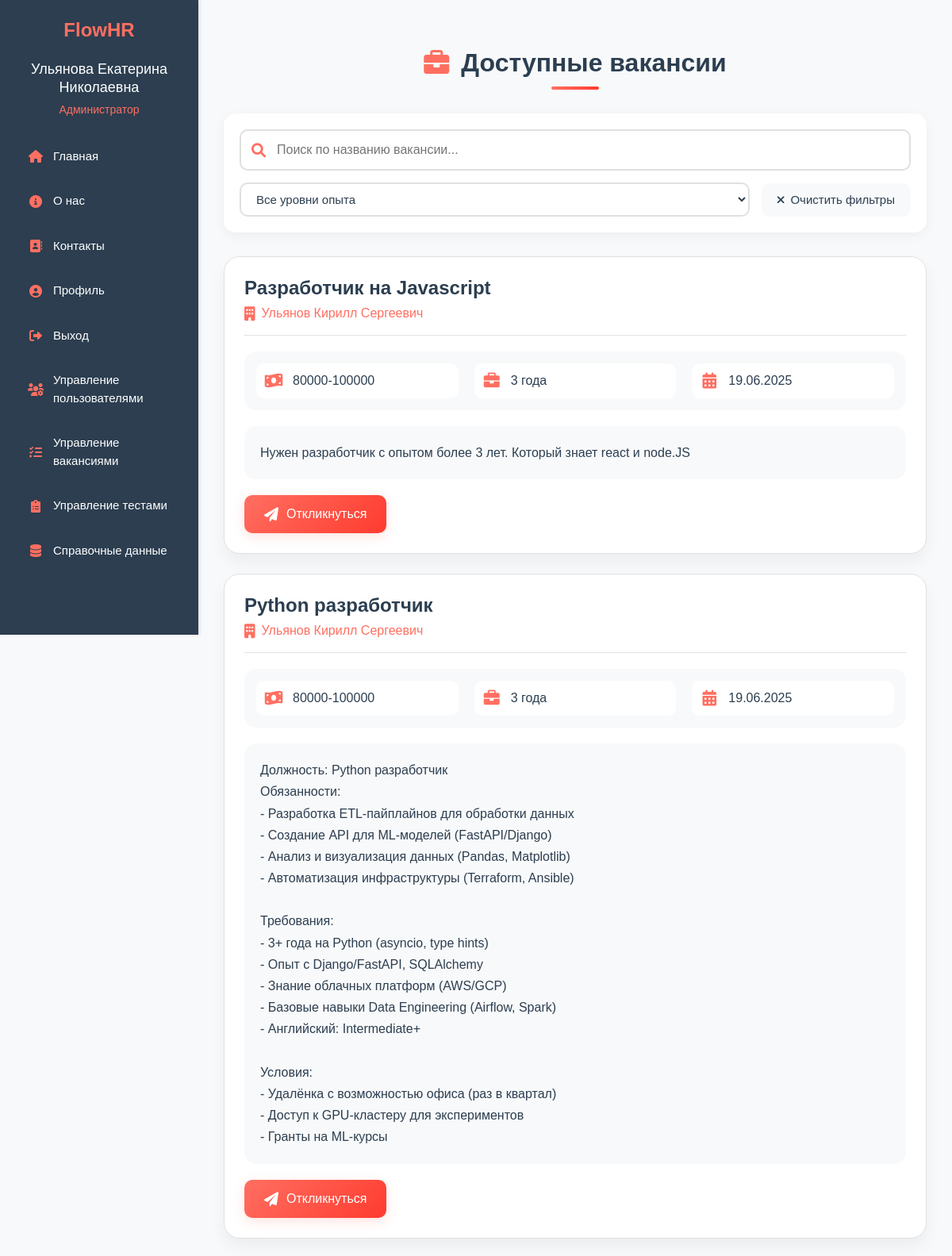
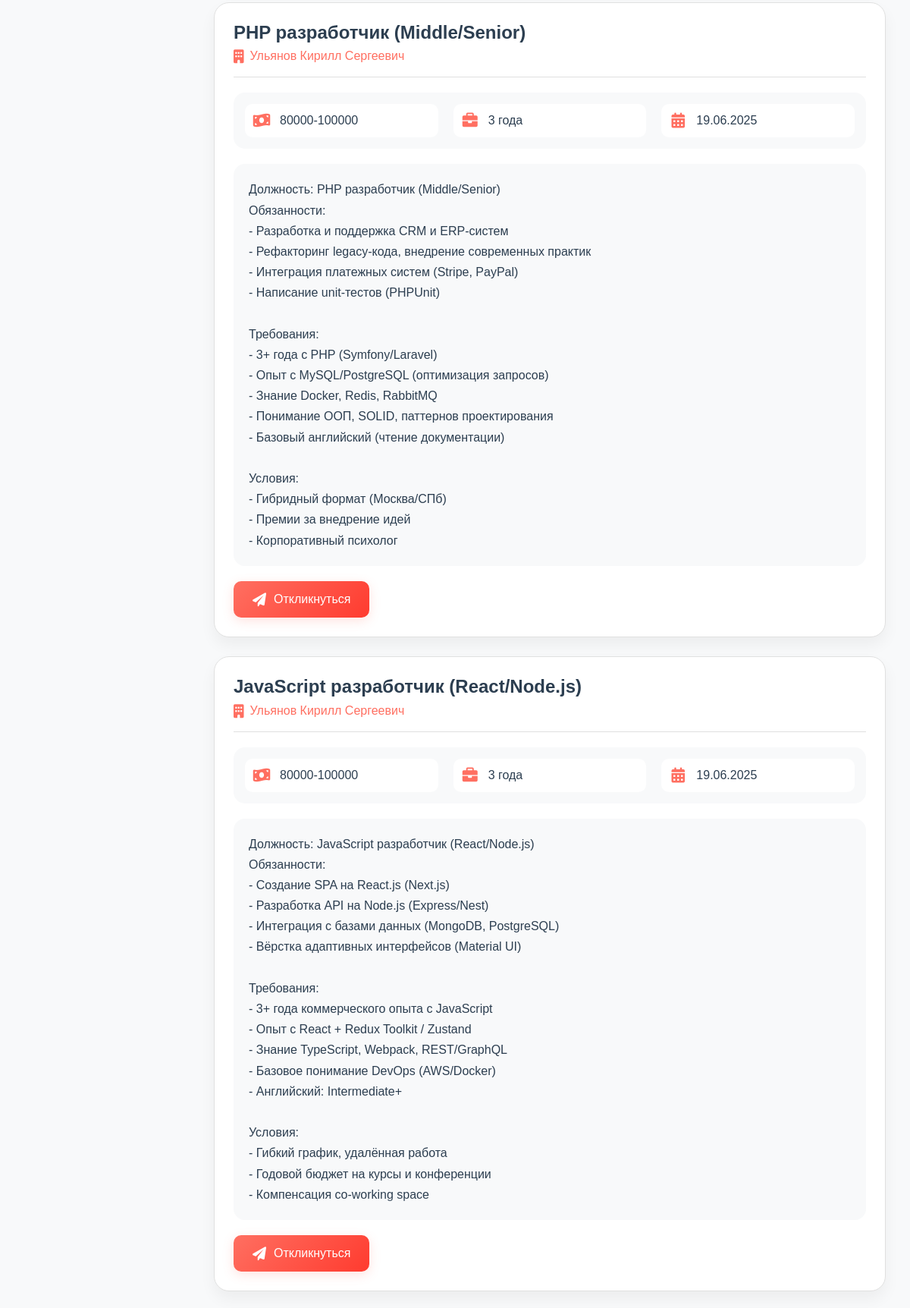
Page /public/jobs.php (signed in, upper part) on the committed database (2 pictures, top to bottom).
### tables this page shows
CREATE TABLE `jobs` (
  `id` int NOT NULL,
  `title` varchar(255) NOT NULL,
  `description` text NOT NULL,
  `hr_id` int NOT NULL,
  `status` enum('active','closed') DEFAULT 'active',
  `created_at` timestamp NULL DEFAULT CURRENT_TIMESTAMP,
  `experience_id` int NOT NULL,
  `salary_id` int NOT NULL
);

CREATE TABLE `users` (
  `id` int NOT NULL,
  `name` varchar(255) NOT NULL,
  `email` varchar(255) NOT NULL,
  `login` varchar(100) NOT NULL,
  `password` varchar(255) NOT NULL,
  `role` enum('HR','candidate','admin','moderator') NOT NULL,
  `created_at` timestamp NULL DEFAULT CURRENT_TIMESTAMP,
  `avatar` varchar(255) DEFAULT 'default_avatar.png',
  `is_blocked` tinyint(1) DEFAULT '0',
  `blocked_until` timestamp NULL DEFAULT NULL,
  `age` int DEFAULT NULL,
  `phone` varchar(20) DEFAULT NULL,
  `city` varchar(100) DEFAULT NULL,
  `profile_completion` int DEFAULT '0'
);

CREATE TABLE `salaries` (
  `id` int NOT NULL,
  `salary_range` varchar(100) NOT NULL
);

CREATE TABLE `experiences` (
  `id` int NOT NULL,
  `name` varchar(100) NOT NULL
);

### public/jobs.php (the view, shortened to what this page needs)
<?php
require '../includes/config.php';
$jobs_query = "
    SELECT
        j.id,
        j.title,
        j.description,
        j.status,
        s.salary_range,
        e.name AS experience,
        j.created_at,
        u.name as company_name
    FROM jobs j
    JOIN salaries s ON j.salary_id = s.id
    JOIN experiences e ON j.experience_id = e.id
    JOIN users u ON j.hr_id = u.id
    WHERE j.status = 'active'
    ORDER BY j.created_at DESC
";
$jobs_stmt = $pdo->query($jobs_query);
$jobs = $jobs_stmt->fetchAll();
?>
<!DOCTYPE html>
<html lang="ru">
<head>
    <link rel="stylesheet" href="https://cdn.jsdelivr.net/npm/bootstrap@5.3.0/dist/css/bootstrap.min.css">
    <link rel="stylesheet" href="https://cdnjs.cloudflare.com/ajax/libs/font-awesome/6.0.0/css/all.min.css">
</head>
<body>
    <?php include '../includes/header.php'; ?>
    <div class="container">
        <div class="jobs-container">
            <h1 class="page-title">
                <i class="fas fa-briefcase"></i>
                Доступные вакансии
            </h1>
            <div class="search-container">
                <div class="search-box">
                    <i class="fas fa-search"></i>
                    <input type="text" id="searchInput" placeholder="Поиск по названию вакансии...">
                </div>
                <div class="filters">
                    <select id="experienceFilter" class="filter-select">
                        <option value="">Все уровни опыта</option>
                    </select>
                    <button id="clearFilters" class="clear-filters-btn">
                        <i class="fas fa-times"></i>
                        Очистить фильтры
                    </button>
                </div>
            </div>
            <div id="jobsList">
                <?php foreach ($jobs as $job): ?>
                    <div class="job-card" id="job-<?php echo $job['id']; ?>"
                         data-title="<?php echo htmlspecialchars($job['title']); ?>"
                         data-company="<?php echo htmlspecialchars($job['company_name']); ?>"
                         data-description="<?php echo htmlspecialchars($job['description']); ?>"
                         data-experience="<?php echo htmlspecialchars($job['experience']); ?>"
                         data-salary="<?php echo htmlspecialchars($job['salary_range']); ?>">
                        <div class="job-header">
                            <div>
                                <h3 class="job-title"><?php echo htmlspecialchars($job['title']); ?></h3>
                                <div class="company-name">
                                    <i class="fas fa-building"></i> <?php echo htmlspecialchars($job['company_name']); ?>
                                </div>
                            </div>
                        </div>
                        <div class="job-details">
                            <div class="detail-item">
                                <i class="fas fa-money-bill-wave"></i>
                                <span class="detail-text"><?php echo htmlspecialchars($job['salary_range']); ?></span>
                            </div>
                            <div class="detail-item">
                                <i class="fas fa-briefcase"></i>
                                <span class="detail-text"><?php echo htmlspecialchars($job['experience']); ?></span>
                            </div>
                            <div class="detail-item">
                                <i class="fas fa-calendar-alt"></i>
                                <span class="detail-text"><?php echo date('d.m.Y', strtotime($job['created_at'])); ?></span>
                            </div>
                        </div>
                        <div class="job-description">
                            <?php echo nl2br(htmlspecialchars($job['description'])); ?>
                        </div>
                        <button class="btn-apply" onclick="confirmApplication(<?php echo $job['id']; ?>, '<?php echo htmlspecialchars($job['title']); ?>')">
                            <i class="fas fa-paper-plane"></i>
                            Откликнуться
                        </button>
                    </div>
                <?php endforeach; ?>
            </div>
        </div>
    </div>
</body>
</html>

### includes/header.php (style rules this page uses)
body { margin-left: 250px !important; transition: margin-left 0.3s ease !important; min-height: 100vh !important; overflow-x: hidden !important; }
.fa-home, .fa-info-circle, .fa-map-marker-alt, .fa-sign-in-alt, .fa-user, .fa-sign-out-alt, .fa-comments, .fa-file-alt, .fa-briefcase, .fa-plus-circle, .fa-users, .fa-chart-line, .fa-clipboard-list, .fa-user-check, .fa-users-cog, .fa-tools, .fa-clipboard-check { color: #FF6F61 !important; transition: all 0.3s ease !important; }

### rows in the picture
jobs: title "Разработчик на Javascript", hr.name "Ульянов Кирилл Сергеевич", salary.salary_range "80000-100000", experience.name "3 года", created_at "19.06.2025", description "Нужен разработчик с опытом более 3 лет. Который знает react и node.JS"
jobs: title "Python разработчик", hr.name "Ульянов Кирилл Сергеевич", salary.salary_range "80000-100000", experience.name "3 года", created_at "19.06.2025", description "Должность: Python разработчик Обязанности: - Разработка ETL-пайплайнов для обработки данных - Создание API для ML-моделей (FastAPI/Django) - Анализ и визуализация данных (Pandas, Matplotlib) - Автоматизация инфраструктуры (Terraform, Ansible) Требования: - 3+ года на Python (asyncio, type hints) - Опыт с Django/FastAPI, SQLAlchemy - Знание облачных платформ (AWS/GCP) - Базовые навыки Data Engineering (Airflow, Spark) - Английский: Intermediate+ Условия: - Удалёнка с возможностью офиса (раз в квартал) - Доступ к GPU-кластеру для экспериментов - Гранты на ML-курсы"
jobs: title "PHP разработчик (Middle/Senior)", hr.name "Ульянов Кирилл Сергеевич", salary.salary_range "80000-100000", experience.name "3 года", created_at "19.06.2025", description "Должность: PHP разработчик (Middle/Senior) Обязанности: - Разработка и поддержка CRM и ERP-систем - Рефакторинг legacy-кода, внедрение современных практик - Интеграция платежных систем (Stripe, PayPal) - Написание unit-тестов (PHPUnit) Требования: - 3+ года с PHP (Symfony/Laravel) - Опыт с MySQL/PostgreSQL (оптимизация запросов) - Знание Docker, Redis, RabbitMQ - Понимание ООП, SOLID, паттернов проектирования - Базовый английский (чтение документации) Условия: - Гибридный формат (Москва/СПб) - Премии за внедрение идей - Корпоративный психолог"
jobs: title "JavaScript разработчик (React/Node.js)", hr.name "Ульянов Кирилл Сергеевич", salary.salary_range "80000-100000", experience.name "3 года", created_at "19.06.2025", description "Должность: JavaScript разработчик (React/Node.js) Обязанности: - Создание SPA на React.js (Next.js) - Разработка API на Node.js (Express/Nest) - Интеграция с базами данных (MongoDB, PostgreSQL) - Вёрстка адаптивных интерфейсов (Material UI) Требования: - 3+ года коммерческого опыта с JavaScript - Опыт с React + Redux Toolkit / Zustand - Знание TypeScript, Webpack, REST/GraphQL - Базовое понимание DevOps (AWS/Docker) - Английский: Intermediate+ Условия: - Гибкий график, удалённая работа - Годовой бюджет на курсы и конференции - Компенсация co-working space"

### other values in the picture
$user_name "Ульянова Екатерина Николаевна"
$roleText "Администратор"
